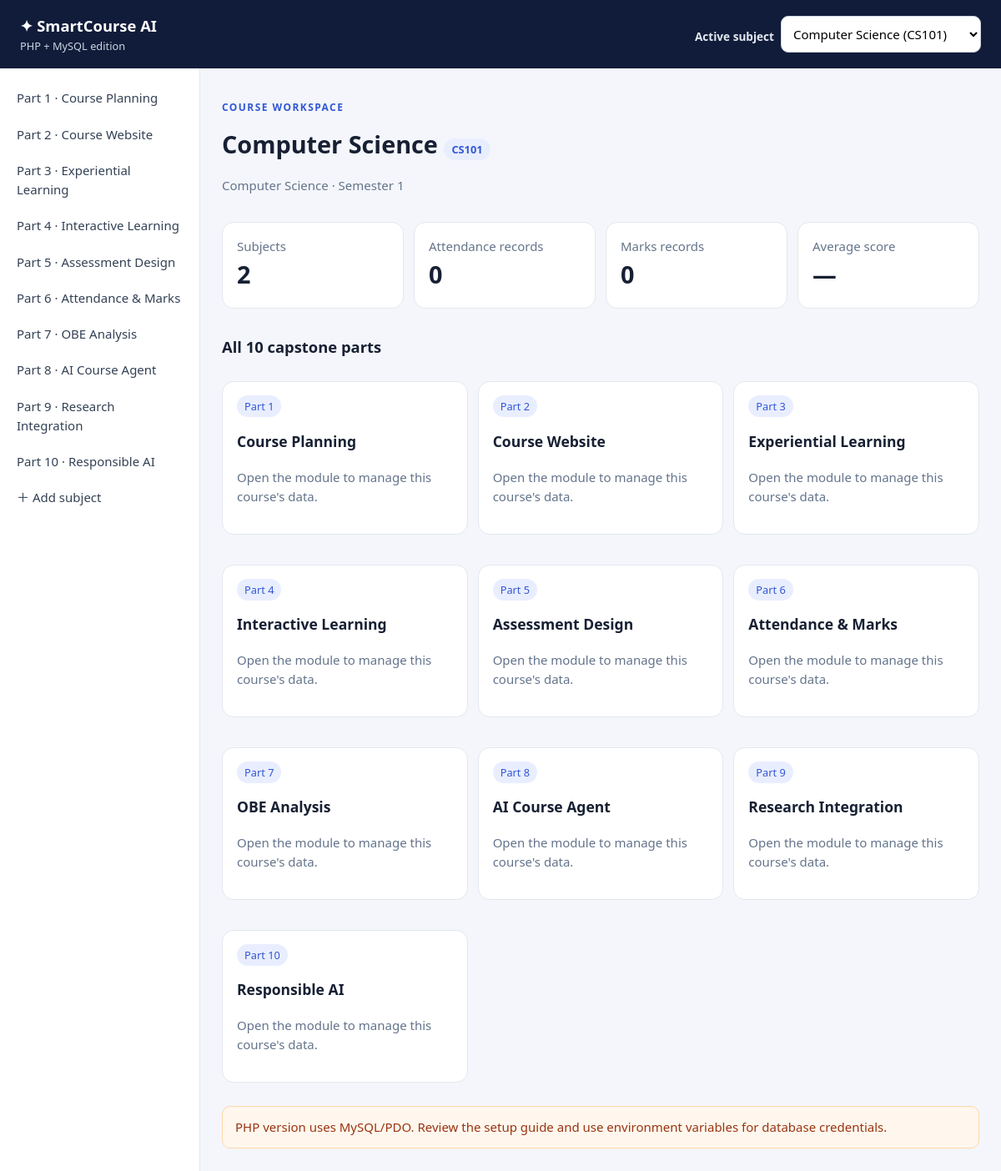
The page /index.php?subject_id=1 on the database its author committed.
### tables this page shows
CREATE TABLE IF NOT EXISTS subjects (
  id INT AUTO_INCREMENT PRIMARY KEY,
  name VARCHAR(160) NOT NULL,
  code VARCHAR(40) NOT NULL UNIQUE,
  department VARCHAR(120) DEFAULT 'General',
  semester VARCHAR(80) DEFAULT 'Semester 1',
  outcomes TEXT,
  units TEXT,
  course_calendar TEXT,
  resources TEXT,
  website_overview TEXT,
  responsible_ai_policy TEXT,
  created_at TIMESTAMP DEFAULT CURRENT_TIMESTAMP
);

### index.php (the view, shortened to what this page needs)
<?php
require __DIR__ . '/config.php';
$subjects = $pdo->query("SELECT id,name,code,department,semester FROM subjects ORDER BY name")->fetchAll();
$selectedId = filter_input(INPUT_GET, 'subject_id', FILTER_VALIDATE_INT);
$stmt = $pdo->prepare("SELECT * FROM subjects WHERE id = ?");
$stmt->execute([$selectedId]);
$subject = $stmt->fetch();
$attendanceCount = 0; $markCount = 0; $average = null;
if ($subject) {
  $stmt = $pdo->prepare("SELECT COUNT(*) FROM attendance WHERE subject_id=?"); $stmt->execute([$selectedId]); $attendanceCount=(int)$stmt->fetchColumn();
  $stmt = $pdo->prepare("SELECT COUNT(*), AVG((obtained/NULLIF(maximum,0))*100) FROM marks WHERE subject_id=?"); $stmt->execute([$selectedId]); [$markCount,$average] = $stmt->fetch(PDO::FETCH_NUM);
}
function e($v) { return htmlspecialchars((string)$v, ENT_QUOTES, 'UTF-8'); }
$modules = [
 ['Part 1','Course Planning','planning.php'],['Part 2','Course Website','website.php'],['Part 3','Experiential Learning','module.php?part=3'],
 ['Part 4','Interactive Learning','module.php?part=4'],['Part 5','Assessment Design','module.php?part=5'],['Part 6','Attendance & Marks','records.php'],
 ['Part 7','OBE Analysis','module.php?part=7'],['Part 8','AI Course Agent','module.php?part=8'],['Part 9','Research Integration','research.php'],['Part 10','Responsible AI','policy.php']
];
?>
<!doctype html><html lang="en"><head><meta charset="utf-8"><meta name="viewport" content="width=device-width,initial-scale=1"><title>SmartCourse AI · PHP</title><link rel="stylesheet" href="style.css"></head><body>
<header><a href="index.php" class="brand">✦ SmartCourse AI <small>PHP + MySQL edition</small></a><form><label for="subject_id">Active subject</label><select id="subject_id" name="subject_id" onchange="this.form.submit()"><?php foreach($subjects as $sub): ?><option value="<?=e($sub['id'])?>" <?=$selectedId==$sub['id']?'selected':''?>><?=e($sub['name'])?> (<?=e($sub['code'])?>)</option><?php endforeach; ?></select></form></header>
<div class="layout"><nav><?php foreach($modules as $m): ?><a href="<?=e($m[2])?><?=str_contains($m[2],'?')?'&':'?'?>subject_id=<?=e($selectedId)?>"><?=e($m[0])?> · <?=e($m[1])?></a><?php endforeach; ?><a href="subject_new.php">＋ Add subject</a></nav><main>
<?php if($subject): ?><p class="eyebrow">COURSE WORKSPACE</p><h1><?=e($subject['name'])?> <span class="pill"><?=e($subject['code'])?></span></h1><p class="muted"><?=e($subject['department'])?> · <?=e($subject['semester'])?></p>
<div class="stats"><section><span>Subjects</span><strong><?=count($subjects)?></strong></section><section><span>Attendance records</span><strong><?=$attendanceCount?></strong></section><section><span>Marks records</span><strong><?=$markCount?></strong></section><section><span>Average score</span><strong><?=$average===null?'—':number_format((float)$average,1). '%'?></strong></section></div>
<h2>All 10 capstone parts</h2><div class="grid"><?php foreach($modules as $m): ?><a class="card module" href="<?=e($m[2])?><?=str_contains($m[2],'?')?'&':'?'?>subject_id=<?=e($selectedId)?>"><span class="pill"><?=e($m[0])?></span><h3><?=e($m[1])?></h3><p>Open the module to manage this course's data.</p></a><?php endforeach; ?></div>
<div class="notice">PHP version uses MySQL/PDO. Review the setup guide and use environment variables for database credentials.</div><?php else: ?><p>No subjects found. Create one using Add subject.</p><?php endif; ?></main></div></body></html>

### style.css (style rules this page uses)
* { box-sizing:border-box }
:root { --bg:#f4f6fb;--ink:#172033;--muted:#64748b;--line:#e2e8f0;--brand:#3157d5;--soft:#e9eeff }
body { margin:0;background:var(--bg);color:var(--ink);font:15px/1.55 system-ui,-apple-system,Segoe UI,Roboto,sans-serif }
header { background:#111c3a;color:white;padding:17px 24px;display:flex;align-items:center;justify-content:space-between;gap:16px;flex-wrap:wrap }
.brand { font-size:1.15rem;font-weight:800;color:#fff;text-decoration:none }
.brand small { display:block;color:#cbd5e1;font-weight:400;font-size:.8rem }
header form { display:flex;gap:8px;align-items:center }
header label { color:#e2e8f0 }
select,input,textarea { font:inherit;padding:10px;border:1px solid #cbd5e1;border-radius:9px;width:100%;background:white }
header select { width:auto;min-width:200px }
.layout { display:grid;grid-template-columns:240px minmax(0,1fr);min-height:calc(100vh - 70px) }
nav { background:#fff;padding:14px 10px;border-right:1px solid var(--line) }
nav a { display:block;padding:10px;border-radius:8px;text-decoration:none;color:#334155 }
main { padding:26px;max-width:1450px;width:100%;margin:auto }
.eyebrow { color:var(--brand);font-weight:800;letter-spacing:.12em;font-size:.75rem }
.muted { color:var(--muted) }
h1 { font-size:1.8rem;margin:0 0 10px }
h2 { font-size:1.15rem }
.pill { background:var(--soft);color:var(--brand);border-radius:999px;padding:4px 9px;font-size:.8rem }
.stats { display:grid;grid-template-columns:repeat(4,minmax(0,1fr));gap:12px;margin:20px 0 }
.stats section,.card { background:white;border:1px solid var(--line);border-radius:14px;padding:17px;margin:12px 0 }
.stats span { display:block;color:var(--muted) }
.stats strong { font-size:1.8rem }
.grid { display:grid;grid-template-columns:repeat(3,minmax(0,1fr));gap:12px }
.module { display:block;text-decoration:none;color:inherit }
.module p { color:var(--muted) }
label { display:block;font-weight:700;font-size:.85rem;margin:10px 0 5px }
.notice { padding:13px 15px;background:#fff7ed;color:#9a3412;border:1px solid #fed7aa;border-radius:10px;margin:16px 0 }

### rows shown on the page
subjects: name "Computer Science", code "CS101", department "Computer Science", semester "Semester 1"

### other values the page prints
$m[0] "Part 1"
$m[1] "Course Planning"
$m[0] "Part 2"
$m[1] "Course Website"
$m[0] "Part 3"
$m[1] "Experiential Learning"
$m[0] "Part 4"
$m[1] "Interactive Learning"
$m[0] "Part 5"
$m[1] "Assessment Design"
$m[0] "Part 6"
$m[1] "Attendance & Marks"
$m[0] "Part 7"
$m[1] "OBE Analysis"
$m[0] "Part 8"
